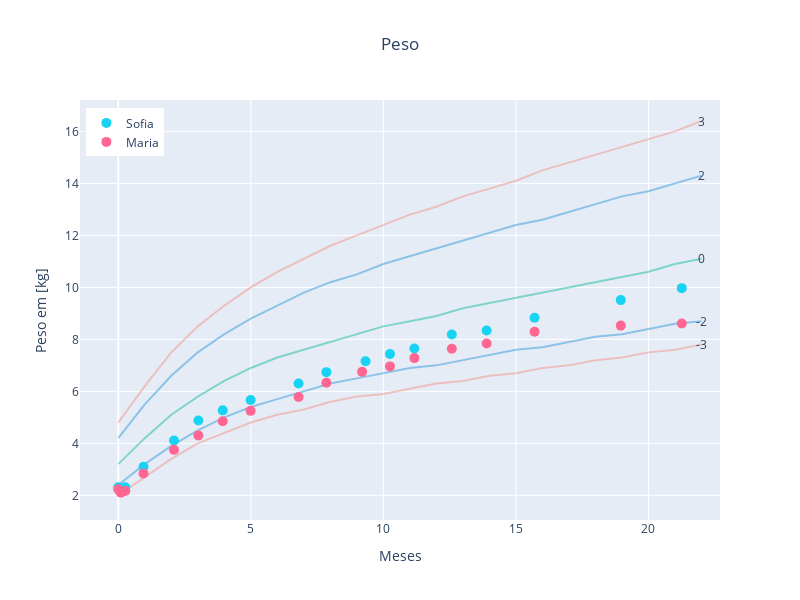

Notebook code for this chart:
### Code cell
plot_df(source['wfa_z'], description = 'Peso', months_to_plot=months_to_plot)

### Figure 1 — Plotly figure (JSON) as saved in the notebook; plotly's stock layout.template omitted (floating-point values rounded to 4 significant figures)
{"data": [{"line": {"color": "rgba(241, 148, 138, 0.5)"}, "mode": "lines", "name": "-3", "showlegend": false, "type": "scatter", "x": [0, 1, 2, 3, 4, 5, 6, 7, 8, 9, 10, 11, 12, 13, 14, 15, 16, 17, 18, 19, 20, 21, 22, 23, 24, 25, 26, 27, 28, 29, 30, 31, 32, 33, 34, 35, 36, 37, 38, 39, 40, 41, 42, 43, 44, 45, 46, 47, 48, 49, 50, 51, 52, 53, 54, 55, 56, 57, 58, 59, 60], "y": [2, 2.7, 3.4, 4, 4.4, 4.8, 5.1, 5.3, 5.6, 5.8, 5.9, 6.1, 6.3, 6.4, 6.6, 6.7, 6.9, 7, 7.2, 7.3, 7.5, 7.6, 7.8]}, {"line": {"color": "rgba(241, 148, 138, 0.5)"}, "mode": "lines", "name": "3", "showlegend": false, "type": "scatter", "x": [0, 1, 2, 3, 4, 5, 6, 7, 8, 9, 10, 11, 12, 13, 14, 15, 16, 17, 18, 19, 20, 21, 22, 23, 24, 25, 26, 27, 28, 29, 30, 31, 32, 33, 34, 35, 36, 37, 38, 39, 40, 41, 42, 43, 44, 45, 46, 47, 48, 49, 50, 51, 52, 53, 54, 55, 56, 57, 58, 59, 60], "y": [4.8, 6.2, 7.5, 8.5, 9.3, 10, 10.6, 11.1, 11.6, 12, 12.4, 12.8, 13.1, 13.5, 13.8, 14.1, 14.5, 14.8, 15.1, 15.4, 15.7, 16, 16.4]}, {"line": {"color": "rgba(52, 152, 219, 0.5)"}, "mode": "lines", "name": "-2", "showlegend": false, "type": "scatter", "x": [0, 1, 2, 3, 4, 5, 6, 7, 8, 9, 10, 11, 12, 13, 14, 15, 16, 17, 18, 19, 20, 21, 22, 23, 24, 25, 26, 27, 28, 29, 30, 31, 32, 33, 34, 35, 36, 37, 38, 39, 40, 41, 42, 43, 44, 45, 46, 47, 48, 49, 50, 51, 52, 53, 54, 55, 56, 57, 58, 59, 60], "y": [2.4, 3.2, 3.9, 4.5, 5, 5.4, 5.7, 6, 6.3, 6.5, 6.7, 6.9, 7, 7.2, 7.4, 7.6, 7.7, 7.9, 8.1, 8.2, 8.4, 8.6, 8.7]}, {"line": {"color": "rgba(52, 152, 219, 0.5)"}, "mode": "lines", "name": "2", "showlegend": false, "type": "scatter", "x": [0, 1, 2, 3, 4, 5, 6, 7, 8, 9, 10, 11, 12, 13, 14, 15, 16, 17, 18, 19, 20, 21, 22, 23, 24, 25, 26, 27, 28, 29, 30, 31, 32, 33, 34, 35, 36, 37, 38, 39, 40, 41, 42, 43, 44, 45, 46, 47, 48, 49, 50, 51, 52, 53, 54, 55, 56, 57, 58, 59, 60], "y": [4.2, 5.5, 6.6, 7.5, 8.2, 8.8, 9.3, 9.8, 10.2, 10.5, 10.9, 11.2, 11.5, 11.8, 12.1, 12.4, 12.6, 12.9, 13.2, 13.5, 13.7, 14, 14.3]}, {"line": {"color": "rgba(26, 188, 156, 0.5)"}, "mode": "lines", "name": "0", "showlegend": false, "type": "scatter", "x": [0, 1, 2, 3, 4, 5, 6, 7, 8, 9, 10, 11, 12, 13, 14, 15, 16, 17, 18, 19, 20, 21, 22, 23, 24, 25, 26, 27, 28, 29, 30, 31, 32, 33, 34, 35, 36, 37, 38, 39, 40, 41, 42, 43, 44, 45, 46, 47, 48, 49, 50, 51, 52, 53, 54, 55, 56, 57, 58, 59, 60], "y": [3.2, 4.2, 5.1, 5.8, 6.4, 6.9, 7.3, 7.6, 7.9, 8.2, 8.5, 8.7, 8.9, 9.2, 9.4, 9.6, 9.8, 10, 10.2, 10.4, 10.6, 10.9, 11.1]}, {"marker": {"size": 10}, "mode": "markers", "name": "Sofia", "type": "scatter", "x": [21.25, 18.96, 15.7, 13.9, 12.58, 11.17, 10.25, 9.33, 7.852, 6.8, 4.993, 3.942, 3.022, 2.102, 0.9527, 0.2628, 0.09855, 0], "y": [9.97, 9.51, 8.83, 8.34, 8.19, 7.65, 7.44, 7.159, 6.74, 6.3, 5.67, 5.27, 4.88, 4.11, 3.1, 2.31, 2.145, 2.31]}, {"marker": {"size": 10}, "mode": "markers", "name": "Maria", "type": "scatter", "x": [21.25, 18.96, 15.7, 13.9, 12.58, 11.17, 10.25, 9.198, 7.852, 6.8, 4.993, 3.942, 3.022, 2.102, 0.9527, 0.2628, 0.09855, 0], "y": [8.61, 8.53, 8.29, 7.84, 7.64, 7.28, 6.96, 6.75, 6.33, 5.78, 5.25, 4.85, 4.3, 3.75, 2.84, 2.17, 2.1, 2.23]}], "layout": {"annotations": [{"showarrow": false, "text": "-3", "x": 22, "y": 7.8}, {"showarrow": false, "text": "3", "x": 22, "y": 16.4}, {"showarrow": false, "text": "-2", "x": 22, "y": 8.7}, {"showarrow": false, "text": "2", "x": 22, "y": 14.3}, {"showarrow": false, "text": "0", "x": 22, "y": 11.1}], "autosize": false, "height": 600, "legend": {"x": 0.01, "xanchor": "left", "y": 0.98, "yanchor": "top"}, "title": {"text": "Peso", "x": 0.5}, "width": 800, "xaxis": {"autorange": true, "range": [-1.443, 22.7], "title": {"text": "Meses"}, "type": "linear"}, "yaxis": {"autorange": true, "range": [1.052, 17.21], "title": {"text": "Peso em [kg]"}, "type": "linear"}}}
